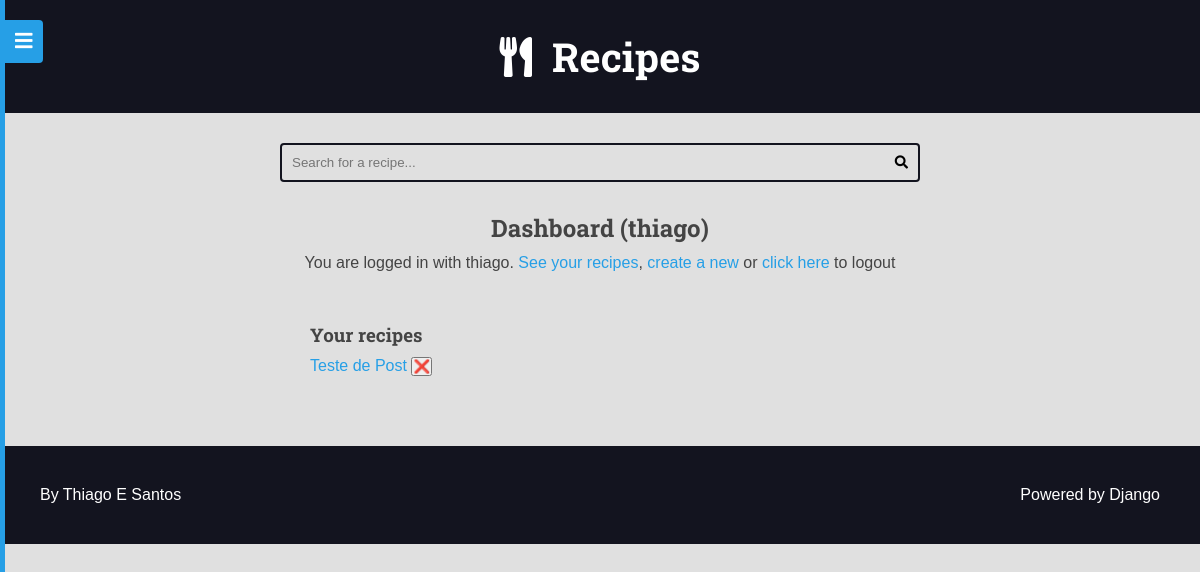
The app's page /authors/dashboard/ (signed in), older data.
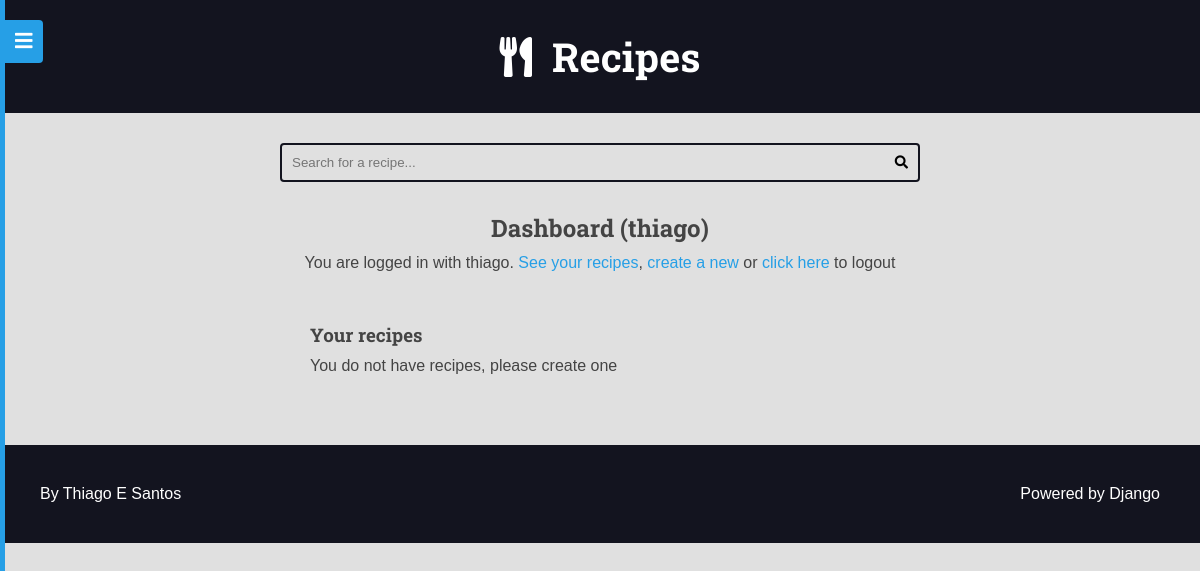
The same page, newer data.
### recipes/models.py (models this page shows, shortened)
class Recipe(models.Model):
    objects = RecipeManager()
    title = models.CharField(max_length=65, verbose_name=_('Title'))
    description = models.CharField(max_length=165)
    slug = models.SlugField(unique=True)
    preparation_time = models.IntegerField()
    preparation_time_unit = models.CharField(max_length=65)
    servings = models.IntegerField()
    servings_unit = models.CharField(max_length=65)
    preparation_steps = models.TextField()
    preparation_steps_is_html = models.BooleanField(default=False)
    created_at = models.DateTimeField(auto_now_add=True)
    updated_at = models.DateTimeField(auto_now=True)
    is_published = models.BooleanField(default=False)
    cover = models.ImageField(
        upload_to='recipes/covers/%Y/%m/%d/', blank=True, default='')
    category = models.ForeignKey(
        Category, on_delete=models.SET_NULL, null=True, blank=True,
        default=None,
    )
    author = models.ForeignKey(
        User, on_delete=models.SET_NULL, null=True
    )
    tags = models.ManyToManyField(Tag)
    class Meta:
        verbose_name = _('Recipe')
        verbose_name_plural = _('Recipes')

### authors/views/all.py (the view)
# urls.py: path('dashboard/', views.dashboard, name='dashboard'),
@login_required(login_url='authors:login', redirect_field_name='next')
def dashboard(request):
    recipes = Recipe.objects.filter(
        author=request.user.id,
        is_published=False
    ).order_by('-id')
    return render(request, 'authors/pages/dashboard.html', context={'recipes': recipes})

### authors/templates/authors/pages/dashboard.html (shortened to what this page needs)
{% extends 'global/base.html' %}
{% block content %}
  <div class="main-content center container">
    <h2>Dashboard ({{ user }})</h2>
    {% include 'authors/partials/login_message.html' %}
    <div class="authors-dashboard-container">
      <h3>Your recipes</h3>
      <ul>
        {% for recipe in recipes %}
            <li>
              <a href="{% url 'authors:dashboard_recipe_edit' recipe.id %}">{{ recipe.title }}</a>
              <form class="inline-form form-delete" action="{% url 'authors:dashboard_recipe_delete'%}" method="post">
                <button class="plaintext-button" type="submit">❌</button>
              </form>
            </li>
        {% empty %}
            <li><p>You do not have recipes, please create one</p></li>
        {% endfor %}
      </ul>
    </div>
  </div>
{% endblock content %}

Row changes from the older to the newer data that the page shows:
removed Recipe: title "Teste de Post"
Text that changed along with them:
text now shown: "You do not have recipes, please create one"
